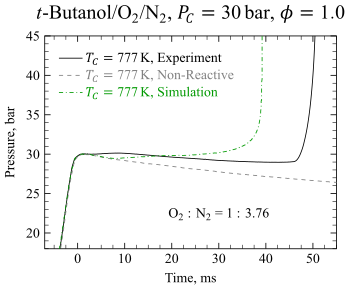

Write gnuplot code to recreate this figure.
reset
set term postscript enhanced eps font "Times,18" color size 9cm,7cm dl 2.0
set output "tbuoh-10press.eps"
set yrange[18:45]
set xrange [-7:55]
set xlabel "Time, ms"
set ylabel "Pressure, bar" offset 2
set title "{/=24 {/Times-Italic t}-Butanol/O_{2}/N_{2}, {/Times-Italic P_{/*0.75 C}}=30 bar, {/Symbol f}=1.0}"
set key at 20,40 Left reverse width -11 height 0.25 spacing 1.1 tc variable font ",14" samplen 1.0
set mxtics 4
set mytics 5
set xtics scale 1.25,0.75 
set ytics scale 1.25,0.75
set bmargin 3.5
set datafile separator ","

set label at 20,21 "{/=16 O_{2} : N_{2} = 1 : 3.76}"

plot 'tbuoh-10press.txt' u 1:2 every ::::8245 w lines lt 1 lw 1.5 lc rgb "#000000" title "T_{C} = 777 K, Experiment",\
     'tbuoh-10press.txt' u 3:4 every ::::17500 w lines lt 1 lw 1.5 lc rgb "#666699" title "T_{C} = 777 K, Non-Reactive",\
     'tbuoh-10press.txt' u 5:6 every ::::10000 w lines lt 1 lw 1.5 lc rgb "#006400" title "T_{C} = 777 K, Simulation"

set output
